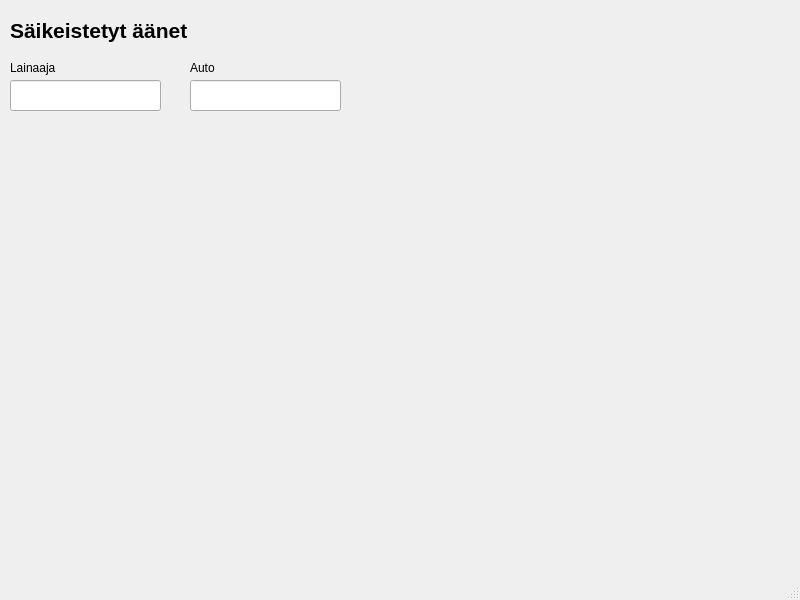
<?xml version="1.0" encoding="UTF-8"?>
<ui version="4.0">
 <class>MainWindow</class>
 <widget class="QMainWindow" name="MainWindow">
  <property name="geometry">
   <rect>
    <x>0</x>
    <y>0</y>
    <width>800</width>
    <height>600</height>
   </rect>
  </property>
  <property name="windowTitle">
   <string>MainWindow</string>
  </property>
  <widget class="QWidget" name="centralwidget">
   <widget class="QLineEdit" name="lenderLineEdit">
    <property name="geometry">
     <rect>
      <x>10</x>
      <y>80</y>
      <width>151</width>
      <height>31</height>
     </rect>
    </property>
    <property name="font">
     <font>
      <pointsize>16</pointsize>
     </font>
    </property>
   </widget>
   <widget class="QLabel" name="lenderLabel">
    <property name="geometry">
     <rect>
      <x>10</x>
      <y>60</y>
      <width>49</width>
      <height>16</height>
     </rect>
    </property>
    <property name="text">
     <string>Lainaaja</string>
    </property>
   </widget>
   <widget class="QLineEdit" name="carLineEdit">
    <property name="geometry">
     <rect>
      <x>190</x>
      <y>80</y>
      <width>151</width>
      <height>31</height>
     </rect>
    </property>
    <property name="font">
     <font>
      <pointsize>16</pointsize>
     </font>
    </property>
   </widget>
   <widget class="QLabel" name="carLabel">
    <property name="geometry">
     <rect>
      <x>190</x>
      <y>60</y>
      <width>49</width>
      <height>16</height>
     </rect>
    </property>
    <property name="text">
     <string>Auto</string>
    </property>
   </widget>
   <widget class="QLabel" name="label">
    <property name="geometry">
     <rect>
      <x>10</x>
      <y>10</y>
      <width>201</width>
      <height>41</height>
     </rect>
    </property>
    <property name="font">
     <font>
      <pointsize>16</pointsize>
      <bold>true</bold>
     </font>
    </property>
    <property name="text">
     <string>Säikeistetyt äänet</string>
    </property>
   </widget>
  </widget>
  <widget class="QMenuBar" name="menubar">
   <property name="geometry">
    <rect>
     <x>0</x>
     <y>0</y>
     <width>800</width>
     <height>33</height>
    </rect>
   </property>
  </widget>
  <widget class="QStatusBar" name="statusbar"/>
 </widget>
 <resources/>
 <connections/>
</ui>
